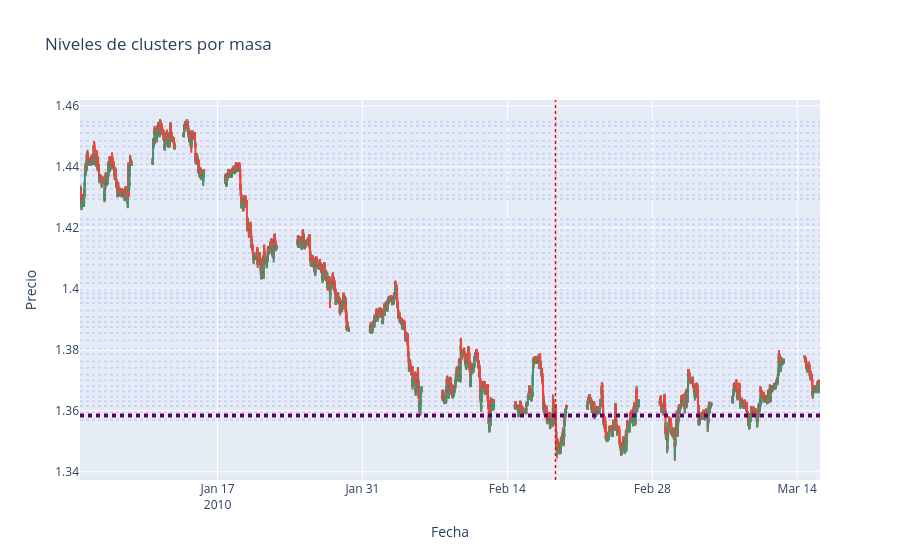

Notebook source saved alongside this figure:
### Code cell
df_EURUSD_5min_toviz = df_EURUSD_5min.iloc[:15000]

plot_candlestick_with_clusters_plotly(df_EURUSD_5min_toviz, df_clusters, 10000)

### Figure 1 — Plotly figure (JSON) as saved in the notebook; plotly's stock layout.template omitted (floating-point values rounded to 4 significant figures; data arrays with more than 128 entries replaced by an {"elided": "..."} marker saying what was removed)
{"data": [{"close": {"elided": "15000 float values"}, "high": {"elided": "15000 float values"}, "low": {"elided": "15000 float values"}, "name": "Candlestick", "open": {"elided": "15000 float values"}, "type": "candlestick", "x": {"elided": "15000 str values"}}], "layout": {"shapes": [{"line": {"color": "rgba(0, 0, 254, 0.1000041330442533)", "dash": "dot", "width": 2.0}, "type": "line", "x0": 0, "x1": 1, "xref": "paper", "y0": 1.357, "y1": 1.357, "yref": "y"}, {"line": {"color": "rgba(100, 0, 100, 0.9999999999999999)", "dash": "dot", "width": 4}, "type": "line", "x0": 0, "x1": 1, "xref": "paper", "y0": 1.358, "y1": 1.358, "yref": "y"}, {"line": {"color": "rgba(0, 0, 254, 0.10000000000844911)", "dash": "dot", "width": 2.0}, "type": "line", "x0": 0, "x1": 1, "xref": "paper", "y0": 1.36, "y1": 1.36, "yref": "y"}, {"line": {"color": "rgba(1, 0, 253, 0.10977764389660463)", "dash": "dot", "width": 2.022}, "type": "line", "x0": 0, "x1": 1, "xref": "paper", "y0": 1.362, "y1": 1.362, "yref": "y"}, {"line": {"color": "rgba(0, 0, 254, 0.10000000011622083)", "dash": "dot", "width": 2.0}, "type": "line", "x0": 0, "x1": 1, "xref": "paper", "y0": 1.363, "y1": 1.363, "yref": "y"}, {"line": {"color": "rgba(0, 0, 254, 0.1000000000046884)", "dash": "dot", "width": 2.0}, "type": "line", "x0": 0, "x1": 1, "xref": "paper", "y0": 1.365, "y1": 1.365, "yref": "y"}, {"line": {"color": "rgba(0, 0, 254, 0.10000000000001956)", "dash": "dot", "width": 2.0}, "type": "line", "x0": 0, "x1": 1, "xref": "paper", "y0": 1.366, "y1": 1.366, "yref": "y"}, {"line": {"color": "rgba(0, 0, 254, 0.10000000000016984)", "dash": "dot", "width": 2.0}, "type": "line", "x0": 0, "x1": 1, "xref": "paper", "y0": 1.368, "y1": 1.368, "yref": "y"}, {"line": {"color": "rgba(0, 0, 255, 0.1)", "dash": "dot", "width": 2}, "type": "line", "x0": 0, "x1": 1, "xref": "paper", "y0": 1.37, "y1": 1.37, "yref": "y"}, {"line": {"color": "rgba(0, 0, 254, 0.10000000000004916)", "dash": "dot", "width": 2.0}, "type": "line", "x0": 0, "x1": 1, "xref": "paper", "y0": 1.372, "y1": 1.372, "yref": "y"}, {"line": {"color": "rgba(0, 0, 254, 0.10000000000005578)", "dash": "dot", "width": 2.0}, "type": "line", "x0": 0, "x1": 1, "xref": "paper", "y0": 1.374, "y1": 1.374, "yref": "y"}, {"line": {"color": "rgba(0, 0, 254, 0.10000000000003352)", "dash": "dot", "width": 2.0}, "type": "line", "x0": 0, "x1": 1, "xref": "paper", "y0": 1.376, "y1": 1.376, "yref": "y"}, {"line": {"color": "rgba(0, 0, 254, 0.10000000000005103)", "dash": "dot", "width": 2.0}, "type": "line", "x0": 0, "x1": 1, "xref": "paper", "y0": 1.379, "y1": 1.379, "yref": "y"}, {"line": {"color": "rgba(0, 0, 255, 0.1)", "dash": "dot", "width": 2}, "type": "line", "x0": 0, "x1": 1, "xref": "paper", "y0": 1.38, "y1": 1.38, "yref": "y"}, {"line": {"color": "rgba(0, 0, 255, 0.1)", "dash": "dot", "width": 2}, "type": "line", "x0": 0, "x1": 1, "xref": "paper", "y0": 1.383, "y1": 1.383, "yref": "y"}, {"line": {"color": "rgba(0, 0, 255, 0.1)", "dash": "dot", "width": 2}, "type": "line", "x0": 0, "x1": 1, "xref": "paper", "y0": 1.386, "y1": 1.386, "yref": "y"}, {"line": {"color": "rgba(0, 0, 255, 0.1)", "dash": "dot", "width": 2}, "type": "line", "x0": 0, "x1": 1, "xref": "paper", "y0": 1.388, "y1": 1.388, "yref": "y"}, {"line": {"color": "rgba(0, 0, 255, 0.1)", "dash": "dot", "width": 2}, "type": "line", "x0": 0, "x1": 1, "xref": "paper", "y0": 1.389, "y1": 1.389, "yref": "y"}, {"line": {"color": "rgba(0, 0, 255, 0.1)", "dash": "dot", "width": 2}, "type": "line", "x0": 0, "x1": 1, "xref": "paper", "y0": 1.391, "y1": 1.391, "yref": "y"}, {"line": {"color": "rgba(0, 0, 255, 0.1)", "dash": "dot", "width": 2}, "type": "line", "x0": 0, "x1": 1, "xref": "paper", "y0": 1.393, "y1": 1.393, "yref": "y"}, {"line": {"color": "rgba(0, 0, 255, 0.1)", "dash": "dot", "width": 2}, "type": "line", "x0": 0, "x1": 1, "xref": "paper", "y0": 1.395, "y1": 1.395, "yref": "y"}, {"line": {"color": "rgba(0, 0, 255, 0.1)", "dash": "dot", "width": 2}, "type": "line", "x0": 0, "x1": 1, "xref": "paper", "y0": 1.397, "y1": 1.397, "yref": "y"}, {"line": {"color": "rgba(0, 0, 255, 0.1)", "dash": "dot", "width": 2}, "type": "line", "x0": 0, "x1": 1, "xref": "paper", "y0": 1.398, "y1": 1.398, "yref": "y"}, {"line": {"color": "rgba(0, 0, 255, 0.1)", "dash": "dot", "width": 2}, "type": "line", "x0": 0, "x1": 1, "xref": "paper", "y0": 1.4, "y1": 1.4, "yref": "y"}, {"line": {"color": "rgba(0, 0, 255, 0.1)", "dash": "dot", "width": 2}, "type": "line", "x0": 0, "x1": 1, "xref": "paper", "y0": 1.402, "y1": 1.402, "yref": "y"}, {"line": {"color": "rgba(0, 0, 255, 0.1)", "dash": "dot", "width": 2}, "type": "line", "x0": 0, "x1": 1, "xref": "paper", "y0": 1.404, "y1": 1.404, "yref": "y"}, {"line": {"color": "rgba(0, 0, 255, 0.1)", "dash": "dot", "width": 2}, "type": "line", "x0": 0, "x1": 1, "xref": "paper", "y0": 1.405, "y1": 1.405, "yref": "y"}, {"line": {"color": "rgba(0, 0, 255, 0.1)", "dash": "dot", "width": 2}, "type": "line", "x0": 0, "x1": 1, "xref": "paper", "y0": 1.408, "y1": 1.408, "yref": "y"}, {"line": {"color": "rgba(0, 0, 255, 0.1)", "dash": "dot", "width": 2}, "type": "line", "x0": 0, "x1": 1, "xref": "paper", "y0": 1.41, "y1": 1.41, "yref": "y"}, {"line": {"color": "rgba(0, 0, 255, 0.1)", "dash": "dot", "width": 2}, "type": "line", "x0": 0, "x1": 1, "xref": "paper", "y0": 1.412, "y1": 1.412, "yref": "y"}, {"line": {"color": "rgba(0, 0, 255, 0.1)", "dash": "dot", "width": 2}, "type": "line", "x0": 0, "x1": 1, "xref": "paper", "y0": 1.414, "y1": 1.414, "yref": "y"}, {"line": {"color": "rgba(0, 0, 255, 0.1)", "dash": "dot", "width": 2}, "type": "line", "x0": 0, "x1": 1, "xref": "paper", "y0": 1.416, "y1": 1.416, "yref": "y"}, {"line": {"color": "rgba(0, 0, 255, 0.1)", "dash": "dot", "width": 2}, "type": "line", "x0": 0, "x1": 1, "xref": "paper", "y0": 1.417, "y1": 1.417, "yref": "y"}, {"line": {"color": "rgba(0, 0, 255, 0.1)", "dash": "dot", "width": 2}, "type": "line", "x0": 0, "x1": 1, "xref": "paper", "y0": 1.419, "y1": 1.419, "yref": "y"}, {"line": {"color": "rgba(0, 0, 255, 0.1)", "dash": "dot", "width": 2}, "type": "line", "x0": 0, "x1": 1, "xref": "paper", "y0": 1.421, "y1": 1.421, "yref": "y"}, {"line": {"color": "rgba(0, 0, 255, 0.1)", "dash": "dot", "width": 2}, "type": "line", "x0": 0, "x1": 1, "xref": "paper", "y0": 1.423, "y1": 1.423, "yref": "y"}, {"line": {"color": "rgba(0, 0, 255, 0.1)", "dash": "dot", "width": 2}, "type": "line", "x0": 0, "x1": 1, "xref": "paper", "y0": 1.429, "y1": 1.429, "yref": "y"}, {"line": {"color": "rgba(0, 0, 255, 0.1)", "dash": "dot", "width": 2}, "type": "line", "x0": 0, "x1": 1, "xref": "paper", "y0": 1.431, "y1": 1.431, "yref": "y"}, {"line": {"color": "rgba(0, 0, 255, 0.1)", "dash": "dot", "width": 2}, "type": "line", "x0": 0, "x1": 1, "xref": "paper", "y0": 1.433, "y1": 1.433, "yref": "y"}, {"line": {"color": "rgba(0, 0, 255, 0.1)", "dash": "dot", "width": 2}, "type": "line", "x0": 0, "x1": 1, "xref": "paper", "y0": 1.434, "y1": 1.434, "yref": "y"}, {"line": {"color": "rgba(0, 0, 255, 0.1)", "dash": "dot", "width": 2}, "type": "line", "x0": 0, "x1": 1, "xref": "paper", "y0": 1.437, "y1": 1.437, "yref": "y"}, {"line": {"color": "rgba(0, 0, 255, 0.1)", "dash": "dot", "width": 2}, "type": "line", "x0": 0, "x1": 1, "xref": "paper", "y0": 1.439, "y1": 1.439, "yref": "y"}, {"line": {"color": "rgba(0, 0, 255, 0.1)", "dash": "dot", "width": 2}, "type": "line", "x0": 0, "x1": 1, "xref": "paper", "y0": 1.441, "y1": 1.441, "yref": "y"}, {"line": {"color": "rgba(0, 0, 255, 0.1)", "dash": "dot", "width": 2}, "type": "line", "x0": 0, "x1": 1, "xref": "paper", "y0": 1.443, "y1": 1.443, "yref": "y"}, {"line": {"color": "rgba(0, 0, 255, 0.1)", "dash": "dot", "width": 2}, "type": "line", "x0": 0, "x1": 1, "xref": "paper", "y0": 1.444, "y1": 1.444, "yref": "y"}, {"line": {"color": "rgba(0, 0, 255, 0.1)", "dash": "dot", "width": 2}, "type": "line", "x0": 0, "x1": 1, "xref": "paper", "y0": 1.447, "y1": 1.447, "yref": "y"}, {"line": {"color": "rgba(0, 0, 255, 0.1)", "dash": "dot", "width": 2}, "type": "line", "x0": 0, "x1": 1, "xref": "paper", "y0": 1.449, "y1": 1.449, "yref": "y"}, {"line": {"color": "rgba(0, 0, 255, 0.1)", "dash": "dot", "width": 2}, "type": "line", "x0": 0, "x1": 1, "xref": "paper", "y0": 1.451, "y1": 1.451, "yref": "y"}, {"line": {"color": "rgba(0, 0, 255, 0.1)", "dash": "dot", "width": 2}, "type": "line", "x0": 0, "x1": 1, "xref": "paper", "y0": 1.453, "y1": 1.453, "yref": "y"}, {"line": {"color": "rgba(0, 0, 255, 0.1)", "dash": "dot", "width": 2}, "type": "line", "x0": 0, "x1": 1, "xref": "paper", "y0": 1.455, "y1": 1.455, "yref": "y"}, {"line": {"color": "red", "dash": "dot", "width": 1.5}, "type": "line", "x0": "2010-02-18T15:40:00-05:00", "x1": "2010-02-18T15:40:00-05:00", "xref": "x", "y0": 0, "y1": 1, "yref": "paper"}], "title": {"text": "Niveles de clusters por masa"}, "xaxis": {"rangeslider": {"visible": false}, "title": {"text": "Fecha"}}, "yaxis": {"title": {"text": "Precio"}}}}
